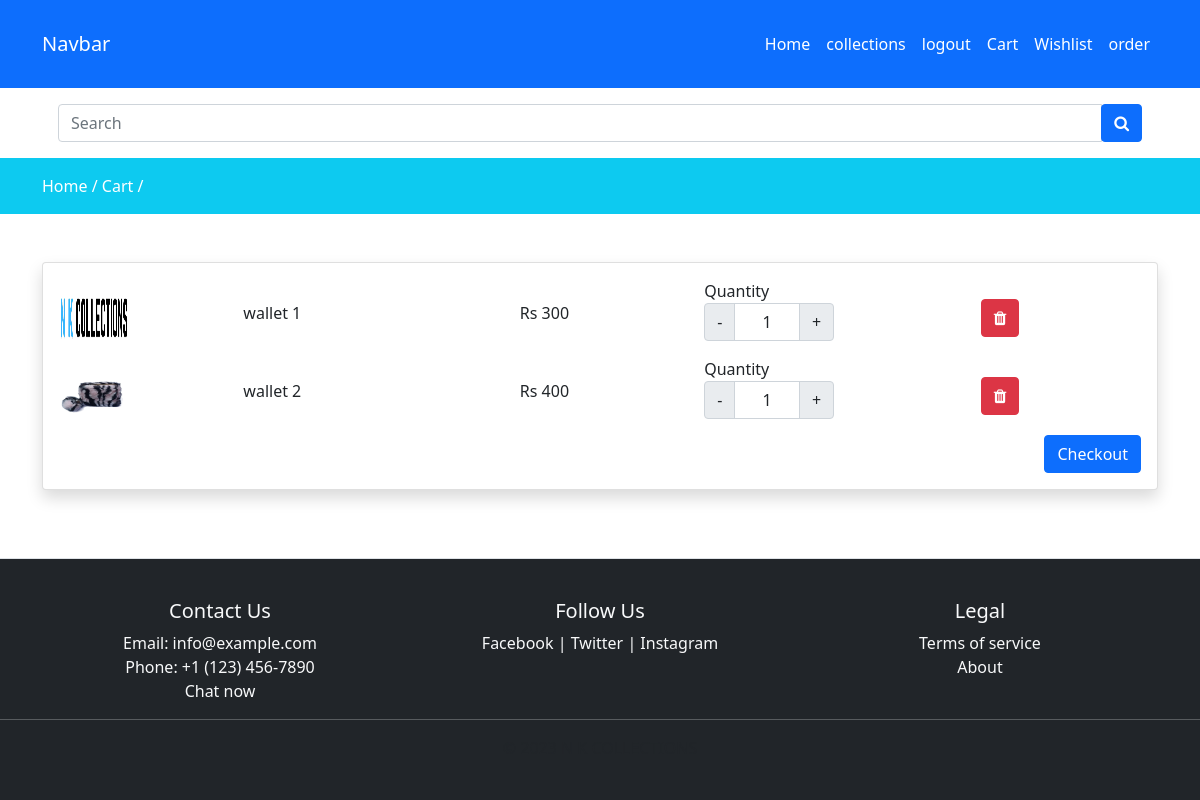
The app's page /cart/ (signed in), older data.
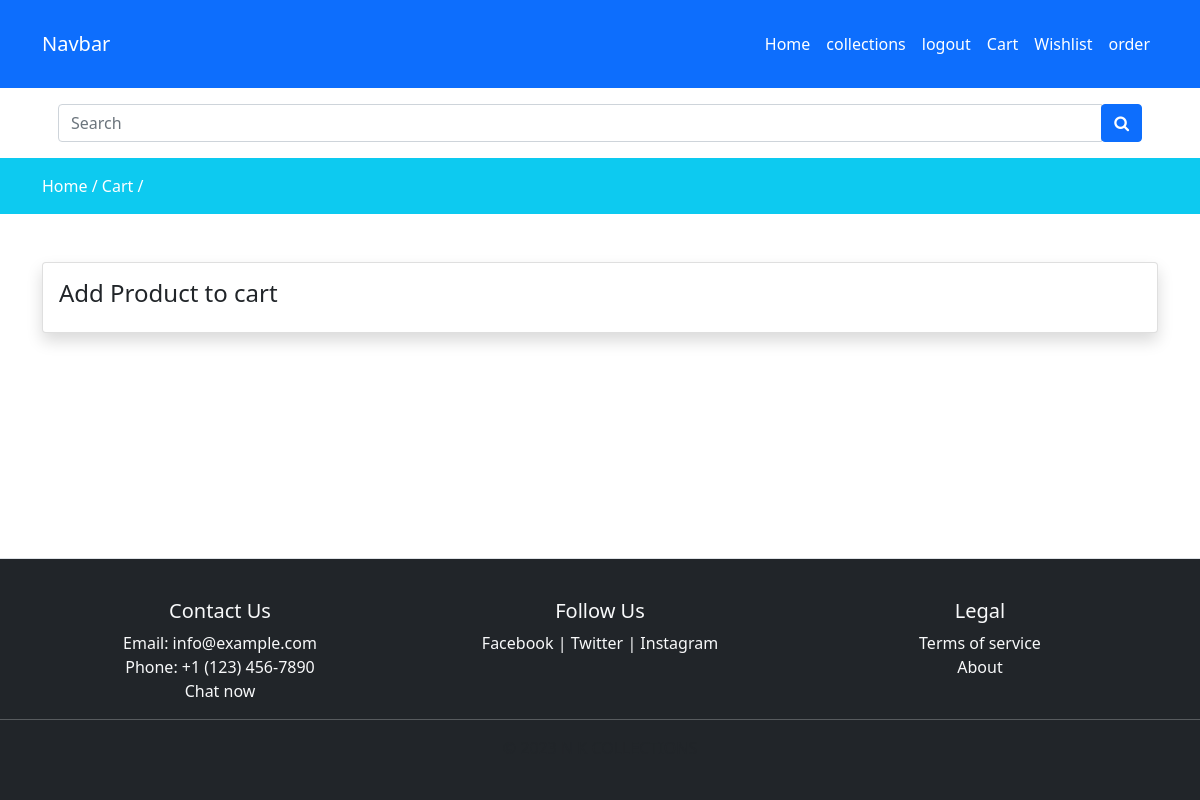
The same page, newer data.
### store/models.py (models this page shows, shortened)
class Cart(models.Model):
    user = models.ForeignKey(User,on_delete=models.CASCADE)
    product = models.ForeignKey(Product,on_delete=models.CASCADE)
    product_qty = models.IntegerField(null=False,blank=False)
    created_qty = models.DateTimeField(auto_now_add=True)

class Product(models.Model):
    slug = models.CharField(max_length=150,null=False,blank=False)
    name = models.CharField(max_length=150,null=False,blank=False)
    category = models.ForeignKey(Category,on_delete=models.CASCADE)
    product_image = models.ImageField(upload_to=get_file_path,null=True,blank=True)
    small_description = models.TextField(max_length=500, null=False, blank=False)
    quantity=models.IntegerField(null=False,blank=False)
    orginal_price=models.FloatField(null=False,blank=False)
    selling_price=models.FloatField(null=False,blank=False)
    description = models.TextField(max_length=500, null=False, blank=False)
    status = models.BooleanField(default=False,help_text="0-default,1-hidden")
    trending = models.BooleanField(default=False,help_text="0-default,1-trending")
    tag = models.CharField(max_length=150,null=False,blank=False)
    meta_title= models.CharField(max_length=150,null=False,blank=False)
    meta_keyword = models.CharField(max_length=500,null=False,blank=False)
    meta_description = models.CharField(max_length=500,null=False,blank=False)
    created_at = models.DateTimeField(auto_now_add=True)

### store/controller/cart.py (the view)
# urls.py: path('cart/',cart.viewcart,name='cart'),
@login_required(login_url='loginpage')
def viewcart(request):
    cart=Cart.objects.filter(user=request.user)
    context ={'cart':cart}
    return render(request,"store/cart.html",context)

### store/templates/store/cart.html (shortened to what this page needs)
{% extends 'store/layouts/main.html' %}
{% block content %}
<div class="py-3 bg-info">
    <div class="container">
        <a href="{% url 'home' %}" class="text-white">Home /</a>
        <a href="{% url 'cart' %}" class="text-white">Cart /</a>
    </div>
</div>
<div class="py-5">
    <div class="container">
        <div class="row">
            <div class="col-md-12">
                <div class="card shadow">
                    <div class="card-body cartdata">
                        {% if cart %}
                        {% for item in cart %}
                        <div class="row product_data">
                            <div class="col-md-2 my-auto">
                                <img src="{{ item.product.product_image.url }}" height="70px" width="70px">
                            </div>
                            <div class="col-md-3 my-auto">
                                <h6>{{ item.product.name }}</h6>
                            </div>
                            <div class="col-md-2 my-auto">
                                <h6>Rs {{ item.product.selling_price | stringformat:'d' }}</h6>
                            </div>
                            <div class="col-md-3 my-auto">
                                {% if item.product.quantity >= item.product_qty %}
                                <label for="Quantity">Quantity</label>
                                <div class="input-group text-center mb-3" style="width: 130px;">
                                    <button class="input-group-text changeQuantity decrement-btn">-</button>
                                    <input type="text" name="quantity" class="form-control qty-input text-center" value="{{ item.product_qty }}">
                                    <button class="input-group-text changeQuantity increment-btn">+</button>
                                </div>
                                {% else %}
                                Out of stock
                                {% endif %}
                            </div>
                            <div class="col-md-2 my-auto">
                                <button class="btn btn-danger delete-cart-item"><i class="fa fa-trash"></i></button>
                            </div>
                        </div>
                        {% endfor %}
                        <a href="{% url 'checkout' %}" class="btn btn-primary float-end">Checkout</a>
                        {% else %}
                        <h4> Add Product to cart</h4>
                        {% endif %}
                    </div>
                </div>
            </div>
        </div>
    </div>
</div>
{% endblock content %}

Row changes from the older to the newer data that the page shows:
removed Cart: product.product_image (picture), product.name "wallet 1", product.selling_price "300", quantity "1"
removed Cart: product.product_image (picture), product.name "wallet 2", product.selling_price "400", quantity "1"
Text that changed along with them:
text no longer shown: "Checkout"
text now shown: "Add Product to cart"
